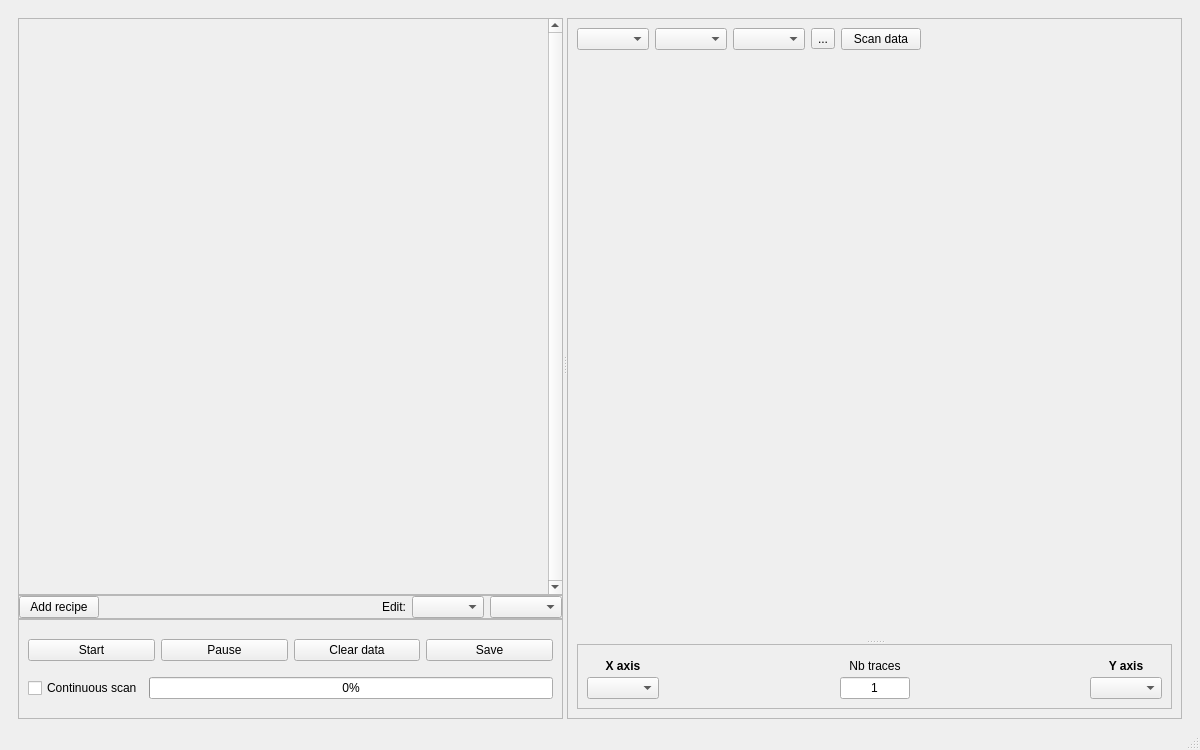
<?xml version="1.0" encoding="UTF-8"?>
<ui version="4.0">
 <class>MainWindow</class>
 <widget class="QMainWindow" name="MainWindow">
  <property name="geometry">
   <rect>
    <x>0</x>
    <y>0</y>
    <width>1200</width>
    <height>750</height>
   </rect>
  </property>
  <property name="font">
   <font>
    <pointsize>9</pointsize>
   </font>
  </property>
  <widget class="QWidget" name="centralwidget">
   <property name="font">
    <font>
     <pointsize>9</pointsize>
    </font>
   </property>
   <layout class="QVBoxLayout" name="verticalLayout_10">
    <item>
     <widget class="QSplitter" name="splitter">
      <property name="orientation">
       <enum>Qt::Horizontal</enum>
      </property>
      <widget class="QFrame" name="frame">
       <layout class="QVBoxLayout" name="verticalLayout">
        <property name="spacing">
         <number>0</number>
        </property>
        <property name="rightMargin">
         <number>0</number>
        </property>
        <property name="bottomMargin">
         <number>0</number>
        </property>
        <item>
         <widget class="QFrame" name="frame_3">
          <layout class="QVBoxLayout" name="verticalLayout_3">
           <property name="leftMargin">
            <number>0</number>
           </property>
           <property name="topMargin">
            <number>0</number>
           </property>
           <property name="rightMargin">
            <number>0</number>
           </property>
           <property name="bottomMargin">
            <number>0</number>
           </property>
           <item>
            <widget class="QScrollArea" name="scrollArea">
             <property name="verticalScrollBarPolicy">
              <enum>Qt::ScrollBarAlwaysOn</enum>
             </property>
             <property name="horizontalScrollBarPolicy">
              <enum>Qt::ScrollBarAlwaysOff</enum>
             </property>
             <property name="widgetResizable">
              <bool>true</bool>
             </property>
             <widget class="QWidget" name="scrollAreaWidgetContents">
              <property name="geometry">
               <rect>
                <x>0</x>
                <y>0</y>
                <width>513</width>
                <height>553</height>
               </rect>
              </property>
              <layout class="QVBoxLayout" name="verticalLayout_7">
               <property name="leftMargin">
                <number>0</number>
               </property>
               <property name="topMargin">
                <number>0</number>
               </property>
               <property name="rightMargin">
                <number>0</number>
               </property>
               <property name="bottomMargin">
                <number>0</number>
               </property>
               <item>
                <layout class="QVBoxLayout" name="verticalLayout_recipe"/>
               </item>
              </layout>
             </widget>
            </widget>
           </item>
          </layout>
         </widget>
        </item>
        <item>
         <widget class="QFrame" name="frame_2">
          <property name="frameShape">
           <enum>QFrame::StyledPanel</enum>
          </property>
          <property name="frameShadow">
           <enum>QFrame::Raised</enum>
          </property>
          <layout class="QVBoxLayout" name="verticalLayout_2">
           <property name="leftMargin">
            <number>0</number>
           </property>
           <property name="topMargin">
            <number>0</number>
           </property>
           <property name="rightMargin">
            <number>0</number>
           </property>
           <property name="bottomMargin">
            <number>0</number>
           </property>
           <item>
            <layout class="QHBoxLayout" name="horizontalLayout_5">
             <item>
              <widget class="QPushButton" name="addRecipe_pushButton">
               <property name="text">
                <string>Add recipe</string>
               </property>
              </widget>
             </item>
             <item>
              <spacer name="horizontalSpacer">
               <property name="orientation">
                <enum>Qt::Horizontal</enum>
               </property>
               <property name="sizeHint" stdset="0">
                <size>
                 <width>40</width>
                 <height>20</height>
                </size>
               </property>
              </spacer>
             </item>
             <item>
              <widget class="QLabel" name="label_selectRecipeParameter">
               <property name="text">
                <string>Edit:</string>
               </property>
              </widget>
             </item>
             <item>
              <widget class="QComboBox" name="selectRecipe_comboBox">
               <property name="toolTip">
                <string>Name of recipe that receive variables from Control Panel</string>
               </property>
               <property name="sizeAdjustPolicy">
                <enum>QComboBox::AdjustToContents</enum>
               </property>
              </widget>
             </item>
             <item>
              <widget class="QComboBox" name="selectParameter_comboBox">
               <property name="toolTip">
                <string>Name of parameter that receive variables from Control Panel</string>
               </property>
               <property name="sizeAdjustPolicy">
                <enum>QComboBox::AdjustToContents</enum>
               </property>
              </widget>
             </item>
            </layout>
           </item>
          </layout>
         </widget>
        </item>
        <item>
         <widget class="QFrame" name="frame_4">
          <property name="minimumSize">
           <size>
            <width>0</width>
            <height>100</height>
           </size>
          </property>
          <property name="maximumSize">
           <size>
            <width>16777215</width>
            <height>100</height>
           </size>
          </property>
          <property name="frameShape">
           <enum>QFrame::StyledPanel</enum>
          </property>
          <layout class="QVBoxLayout" name="verticalLayout_4">
           <item>
            <layout class="QHBoxLayout" name="horizontalLayout_3">
             <item>
              <widget class="QPushButton" name="start_pushButton">
               <property name="toolTip">
                <string>Start (or stop) the scan</string>
               </property>
               <property name="text">
                <string>Start</string>
               </property>
              </widget>
             </item>
             <item>
              <widget class="QPushButton" name="pause_pushButton">
               <property name="enabled">
                <bool>true</bool>
               </property>
               <property name="font">
                <font>
                 <pointsize>9</pointsize>
                </font>
               </property>
               <property name="toolTip">
                <string>Pause (or resume) the scan</string>
               </property>
               <property name="text">
                <string>Pause</string>
               </property>
              </widget>
             </item>
             <item>
              <widget class="QPushButton" name="clear_pushButton">
               <property name="toolTip">
                <string>Clear any recorded data</string>
               </property>
               <property name="text">
                <string>Clear data</string>
               </property>
              </widget>
             </item>
             <item>
              <widget class="QPushButton" name="save_pushButton">
               <property name="toolTip">
                <string>Save data of the selected scan</string>
               </property>
               <property name="text">
                <string>Save</string>
               </property>
              </widget>
             </item>
            </layout>
           </item>
           <item>
            <layout class="QHBoxLayout" name="horizontalLayout_4">
             <item>
              <widget class="QCheckBox" name="continuous_checkBox">
               <property name="sizePolicy">
                <sizepolicy hsizetype="Maximum" vsizetype="Fixed">
                 <horstretch>0</horstretch>
                 <verstretch>0</verstretch>
                </sizepolicy>
               </property>
               <property name="toolTip">
                <string>If checked, the scan will be executed endlessly</string>
               </property>
               <property name="text">
                <string>Continuous scan</string>
               </property>
              </widget>
             </item>
             <item>
              <widget class="QProgressBar" name="progressBar">
               <property name="sizePolicy">
                <sizepolicy hsizetype="Preferred" vsizetype="Fixed">
                 <horstretch>0</horstretch>
                 <verstretch>0</verstretch>
                </sizepolicy>
               </property>
               <property name="toolTip">
                <string>Displays the progression of the scan</string>
               </property>
               <property name="value">
                <number>0</number>
               </property>
              </widget>
             </item>
            </layout>
           </item>
          </layout>
         </widget>
        </item>
       </layout>
      </widget>
      <widget class="QFrame" name="frame_6">
       <property name="cursor">
        <cursorShape>ArrowCursor</cursorShape>
       </property>
       <layout class="QVBoxLayout" name="verticalLayout_6">
        <property name="leftMargin">
         <number>0</number>
        </property>
        <property name="bottomMargin">
         <number>0</number>
        </property>
        <item>
         <widget class="QSplitter" name="splitter_3">
          <property name="orientation">
           <enum>Qt::Vertical</enum>
          </property>
          <widget class="QFrame" name="frame_7">
           <property name="frameShape">
            <enum>QFrame::StyledPanel</enum>
           </property>
           <layout class="QVBoxLayout" name="verticalLayout_5">
            <item>
             <layout class="QHBoxLayout" name="horizontalLayout_2">
              <item>
               <widget class="QComboBox" name="data_comboBox">
                <property name="toolTip">
                 <string>Select the scan to display</string>
                </property>
               </widget>
              </item>
              <item>
               <widget class="QComboBox" name="scan_recipe_comboBox">
                <property name="sizeAdjustPolicy">
                 <enum>QComboBox::AdjustToContents</enum>
                </property>
               </widget>
              </item>
              <item>
               <widget class="QComboBox" name="dataframe_comboBox">
                <property name="sizeAdjustPolicy">
                 <enum>QComboBox::AdjustToContents</enum>
                </property>
               </widget>
              </item>
              <item>
               <widget class="QToolButton" name="toolButton">
                <property name="text">
                 <string>...</string>
                </property>
               </widget>
              </item>
              <item>
               <widget class="QPushButton" name="displayScanData_pushButton">
                <property name="toolTip">
                 <string>Take start and end value, and type of scale, from figure. </string>
                </property>
                <property name="text">
                 <string>Scan data</string>
                </property>
               </widget>
              </item>
              <item>
               <spacer name="horizontalSpacer_4">
                <property name="orientation">
                 <enum>Qt::Horizontal</enum>
                </property>
                <property name="sizeHint" stdset="0">
                 <size>
                  <width>40</width>
                  <height>20</height>
                 </size>
                </property>
               </spacer>
              </item>
             </layout>
            </item>
            <item>
             <widget class="QSplitter" name="splitter_4">
              <property name="orientation">
               <enum>Qt::Vertical</enum>
              </property>
              <widget class="QWidget" name="layoutWidget">
               <layout class="QVBoxLayout" name="graph"/>
              </widget>
              <widget class="QFrame" name="frame_axis">
               <property name="minimumSize">
                <size>
                 <width>0</width>
                 <height>65</height>
                </size>
               </property>
               <property name="maximumSize">
                <size>
                 <width>16777215</width>
                 <height>65</height>
                </size>
               </property>
               <property name="frameShape">
                <enum>QFrame::StyledPanel</enum>
               </property>
               <layout class="QVBoxLayout" name="verticalLayout_9">
                <item>
                 <layout class="QHBoxLayout" name="horizontalLayout_6">
                  <property name="spacing">
                   <number>0</number>
                  </property>
                  <item>
                   <layout class="QVBoxLayout" name="verticalLayout_11">
                    <property name="spacing">
                     <number>0</number>
                    </property>
                    <item>
                     <widget class="QLabel" name="label_6">
                      <property name="font">
                       <font>
                        <weight>75</weight>
                        <bold>true</bold>
                       </font>
                      </property>
                      <property name="text">
                       <string>X axis</string>
                      </property>
                      <property name="alignment">
                       <set>Qt::AlignCenter</set>
                      </property>
                     </widget>
                    </item>
                    <item>
                     <widget class="QComboBox" name="variable_x_comboBox">
                      <property name="sizeAdjustPolicy">
                       <enum>QComboBox::AdjustToContents</enum>
                      </property>
                     </widget>
                    </item>
                   </layout>
                  </item>
                  <item>
                   <spacer name="horizontalSpacer_2">
                    <property name="orientation">
                     <enum>Qt::Horizontal</enum>
                    </property>
                    <property name="sizeHint" stdset="0">
                     <size>
                      <width>40</width>
                      <height>20</height>
                     </size>
                    </property>
                   </spacer>
                  </item>
                  <item>
                   <layout class="QVBoxLayout" name="verticalLayout_13">
                    <property name="spacing">
                     <number>0</number>
                    </property>
                    <item>
                     <widget class="QLabel" name="graph_nbTracesLabel">
                      <property name="text">
                       <string>Nb traces</string>
                      </property>
                      <property name="alignment">
                       <set>Qt::AlignCenter</set>
                      </property>
                     </widget>
                    </item>
                    <item>
                     <widget class="QLineEdit" name="nbTraces_lineEdit">
                      <property name="sizePolicy">
                       <sizepolicy hsizetype="Fixed" vsizetype="Fixed">
                        <horstretch>0</horstretch>
                        <verstretch>0</verstretch>
                       </sizepolicy>
                      </property>
                      <property name="maximumSize">
                       <size>
                        <width>70</width>
                        <height>16777215</height>
                       </size>
                      </property>
                      <property name="toolTip">
                       <string>Number of visible traces</string>
                      </property>
                      <property name="text">
                       <string>1</string>
                      </property>
                      <property name="alignment">
                       <set>Qt::AlignCenter</set>
                      </property>
                     </widget>
                    </item>
                   </layout>
                  </item>
                  <item>
                   <spacer name="horizontalSpacer_5">
                    <property name="orientation">
                     <enum>Qt::Horizontal</enum>
                    </property>
                    <property name="sizeHint" stdset="0">
                     <size>
                      <width>40</width>
                      <height>20</height>
                     </size>
                    </property>
                   </spacer>
                  </item>
                  <item>
                   <layout class="QVBoxLayout" name="verticalLayout_18">
                    <property name="spacing">
                     <number>0</number>
                    </property>
                    <item>
                     <widget class="QLabel" name="label_7">
                      <property name="font">
                       <font>
                        <weight>75</weight>
                        <bold>true</bold>
                       </font>
                      </property>
                      <property name="text">
                       <string>Y axis</string>
                      </property>
                      <property name="alignment">
                       <set>Qt::AlignCenter</set>
                      </property>
                     </widget>
                    </item>
                    <item>
                     <widget class="QComboBox" name="variable_y_comboBox">
                      <property name="sizeAdjustPolicy">
                       <enum>QComboBox::AdjustToContents</enum>
                      </property>
                     </widget>
                    </item>
                   </layout>
                  </item>
                 </layout>
                </item>
               </layout>
              </widget>
             </widget>
            </item>
           </layout>
          </widget>
         </widget>
        </item>
       </layout>
      </widget>
     </widget>
    </item>
   </layout>
  </widget>
  <widget class="QStatusBar" name="statusBar"/>
  <widget class="QMenuBar" name="menuBar">
   <property name="geometry">
    <rect>
     <x>0</x>
     <y>0</y>
     <width>1200</width>
     <height>21</height>
    </rect>
   </property>
  </widget>
 </widget>
 <tabstops>
  <tabstop>start_pushButton</tabstop>
  <tabstop>pause_pushButton</tabstop>
  <tabstop>clear_pushButton</tabstop>
  <tabstop>save_pushButton</tabstop>
  <tabstop>continuous_checkBox</tabstop>
 </tabstops>
 <resources/>
 <connections/>
</ui>
